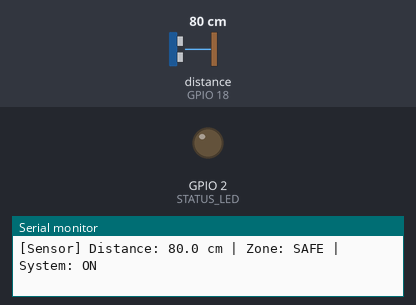
Bench run of a sketch on a simulated ESP32. Shown: output pins drawn as LEDs (lit = HIGH), the last lines printed to the serial monitor. Wiring (inferred from the names in the program): ultrasonic range finder: trigger GPIO 5; echo GPIO 18. The inputs (shaded band) are chosen by the test bench; at power-on: distance to the obstacle (sensor on GPIO 18) 80 cm. The echo pulse lasts 58.3 µs per cm; WiFi joins after 1.5 s; servers stay silent unless stated; uploads are accepted with an empty reply; pins used as bus, display or sensor lines are not drawn.

Above: at 1.3 s.
1.4 s: distance to the obstacle (sensor on GPIO 18) set to 2 cm
3.9 s: distance to the obstacle (sensor on GPIO 18) set to 35 cm
At 7.8 s:
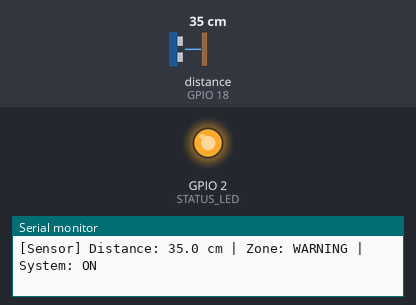
Timing chart, 0 to 9.3 s (numbered marks = the images above; inputs shaded):
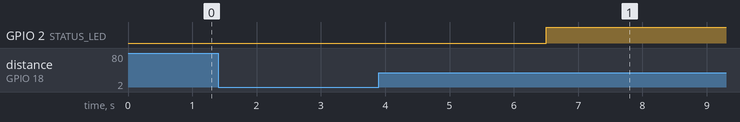

The sketch:

proximity_sensor.ino
```cpp
/**
 * IoT Proximity-Based Screen Safety System
 * ESP32 Firmware — proximity_sensor.ino
 *
 * Hardware:
 *   - ESP32 Dev Module (any variant)
 *   - HC-SR04 Ultrasonic Sensor
 *     TRIG → GPIO 5
 *     ECHO → GPIO 18
 *     VCC  → 5V (or 3.3V with voltage divider on ECHO)
 *     GND  → GND
 *   - Built-in LED (GPIO 2) for status indication
 *
 * Dependencies (Arduino Library Manager):
 *   - WiFi (built-in ESP32 core)
 *   - HTTPClient (built-in ESP32 core)
 *   - ArduinoJson >= 6.x
 */

#include <WiFi.h>
#include <HTTPClient.h>
#include <ArduinoJson.h>

// ─── USER CONFIGURATION ────────────────────────────────────────────────────
const char* WIFI_SSID     = "YOUR_WIFI_SSID";       // ← change this
const char* WIFI_PASSWORD = "YOUR_WIFI_PASSWORD";   // ← change this
const char* SERVER_IP     = "192.168.1.100";         // ← laptop IP on same Wi-Fi
const int   SERVER_PORT   = 5000;

// Sensor GPIO pins
const int TRIG_PIN = 5;
const int ECHO_PIN = 18;
const int STATUS_LED = 2;

// Distance thresholds (cm)
const float PROXIMITY_CLOSE   = 25.0;   // Trigger brightness reduction
const float PROXIMITY_WARNING = 50.0;   // Human presence zone
const float PROXIMITY_MAX     = 200.0;  // Ignore readings beyond this (noise filter)
const float PROXIMITY_MIN     = 2.0;    // Ignore readings below this (sensor blind zone)

// Timing
const unsigned long SEND_INTERVAL_MS   = 200;    // Send data every 200ms
const unsigned long STATUS_POLL_MS     = 2000;   // Poll server ON/OFF status
const unsigned long WIFI_RETRY_MS      = 5000;   // Wi-Fi reconnect interval
const unsigned long SENSOR_TIMEOUT_US  = 30000;  // pulseIn timeout (30ms)

// ─── GLOBAL STATE ──────────────────────────────────────────────────────────
bool systemEnabled        = true;
unsigned long lastSendTime  = 0;
unsigned long lastStatusPoll = 0;
unsigned long lastWifiRetry  = 0;

// Rolling median filter for noise reduction
const int MEDIAN_WINDOW = 5;
float distanceBuffer[MEDIAN_WINDOW];
int   bufferIndex = 0;
bool  bufferFull  = false;

// ─── UTILITY: Median filter ────────────────────────────────────────────────
float getMedian(float* arr, int n) {
  float sorted[MEDIAN_WINDOW];
  memcpy(sorted, arr, n * sizeof(float));
  // Bubble sort (small array — acceptable)
  for (int i = 0; i < n - 1; i++)
    for (int j = 0; j < n - i - 1; j++)
      if (sorted[j] > sorted[j + 1]) {
        float t = sorted[j]; sorted[j] = sorted[j + 1]; sorted[j + 1] = t;
      }
  return sorted[n / 2];
}

// ─── SENSOR: Read raw distance (cm) ────────────────────────────────────────
float readRawDistance() {
  // Ensure TRIG is LOW before pulse
  digitalWrite(TRIG_PIN, LOW);
  delayMicroseconds(2);

  // Send 10µs HIGH pulse
  digitalWrite(TRIG_PIN, HIGH);
  delayMicroseconds(10);
  digitalWrite(TRIG_PIN, LOW);

  // Measure ECHO pulse duration
  long duration = pulseIn(ECHO_PIN, HIGH, SENSOR_TIMEOUT_US);

  if (duration == 0) return -1.0;  // Timeout — no echo received

  // Speed of sound: 343 m/s → 0.0343 cm/µs, divide by 2 for round-trip
  return (duration * 0.0343f) / 2.0f;
}

// ─── SENSOR: Read filtered distance ────────────────────────────────────────
float readFilteredDistance() {
  float raw = readRawDistance();

  // Reject invalid readings
  if (raw < PROXIMITY_MIN || raw > PROXIMITY_MAX) return -1.0;

  // Add to rolling buffer
  distanceBuffer[bufferIndex] = raw;
  bufferIndex = (bufferIndex + 1) % MEDIAN_WINDOW;
  if (bufferIndex == 0) bufferFull = true;

  int n = bufferFull ? MEDIAN_WINDOW : bufferIndex;
  if (n < 1) return raw;

  return getMedian(distanceBuffer, n);
}

// ─── NETWORK: Send proximity data to Flask ─────────────────────────────────
void sendProximityData(float distance) {
  if (WiFi.status() != WL_CONNECTED) return;

  HTTPClient http;
  String url = "http://" + String(SERVER_IP) + ":" + String(SERVER_PORT) + "/api/proximity";

  http.begin(url);
  http.addHeader("Content-Type", "application/json");
  http.setTimeout(500);  // 500ms timeout — don't block the loop

  // Build JSON payload
  StaticJsonDocument<128> doc;
  doc["distance_cm"]  = distance;
  doc["timestamp_ms"] = millis();
  doc["device_id"]    = WiFi.macAddress();
  doc["zone"] = (distance < 0)           ? "no_object" :
                (distance <= PROXIMITY_CLOSE)   ? "danger" :
                (distance <= PROXIMITY_WARNING) ? "warning" : "safe";

  String payload;
  serializeJson(doc, payload);

  int httpCode = http.POST(payload);

  if (httpCode == 200) {
    // Parse response for any commands from server
    String response = http.getString();
    StaticJsonDocument<64> resp;
    if (!deserializeJson(resp, response)) {
      if (resp.containsKey("system_enabled")) {
        systemEnabled = resp["system_enabled"].as<bool>();
      }
    }
  }

  http.end();
}

// ─── NETWORK: Poll server for ON/OFF status ────────────────────────────────
void pollSystemStatus() {
  if (WiFi.status() != WL_CONNECTED) return;

  HTTPClient http;
  String url = "http://" + String(SERVER_IP) + ":" + String(SERVER_PORT) + "/api/status";

  http.begin(url);
  http.setTimeout(1000);

  int httpCode = http.GET();

  if (httpCode == 200) {
    String response = http.getString();
    StaticJsonDocument<128> doc;
    if (!deserializeJson(doc, response)) {
      systemEnabled = doc["system_enabled"] | true;
    }
  }

  http.end();
}

// ─── Wi-Fi: Connect / Reconnect ────────────────────────────────────────────
void ensureWiFiConnected() {
  if (WiFi.status() == WL_CONNECTED) return;

  unsigned long now = millis();
  if (now - lastWifiRetry < WIFI_RETRY_MS) return;
  lastWifiRetry = now;

  Serial.println("[WiFi] Connecting to " + String(WIFI_SSID));
  WiFi.begin(WIFI_SSID, WIFI_PASSWORD);

  // Wait up to 10 seconds
  int attempts = 0;
  while (WiFi.status() != WL_CONNECTED && attempts < 20) {
    delay(500);
    Serial.print(".");
    attempts++;
  }

  if (WiFi.status() == WL_CONNECTED) {
    Serial.println("\n[WiFi] Connected! IP: " + WiFi.localIP().toString());
    digitalWrite(STATUS_LED, HIGH);
  } else {
    Serial.println("\n[WiFi] Failed — will retry");
    digitalWrite(STATUS_LED, LOW);
  }
}

// ─── SETUP ─────────────────────────────────────────────────────────────────
void setup() {
  Serial.begin(115200);
  delay(100);

  Serial.println("\n========================================");
  Serial.println(" IoT Screen Safety System — ESP32 Node");
  Serial.println("========================================");

  // GPIO setup
  pinMode(TRIG_PIN, OUTPUT);
  pinMode(ECHO_PIN, INPUT);
  pinMode(STATUS_LED, OUTPUT);

  // Initialize median buffer
  memset(distanceBuffer, 0, sizeof(distanceBuffer));

  // Wi-Fi
  WiFi.mode(WIFI_STA);
  WiFi.setAutoReconnect(true);
  ensureWiFiConnected();

  Serial.println("[System] Ready. Thresholds: CLOSE=" + String(PROXIMITY_CLOSE) +
                 "cm, WARNING=" + String(PROXIMITY_WARNING) + "cm");
}

// ─── MAIN LOOP ─────────────────────────────────────────────────────────────
void loop() {
  unsigned long now = millis();

  // 1. Ensure Wi-Fi connection
  ensureWiFiConnected();

  // 2. Read and transmit sensor data at defined interval
  if (now - lastSendTime >= SEND_INTERVAL_MS) {
    lastSendTime = now;

    float distance = readFilteredDistance();

    // Serial monitor output for debugging
    if (distance < 0) {
      Serial.println("[Sensor] No object detected / timeout");
    } else {
      Serial.printf("[Sensor] Distance: %.1f cm | Zone: %s | System: %s\n",
        distance,
        (distance <= PROXIMITY_CLOSE)   ? "DANGER" :
        (distance <= PROXIMITY_WARNING) ? "WARNING" : "SAFE",
        systemEnabled ? "ON" : "OFF"
      );
    }

    // Only transmit if system is enabled
    if (systemEnabled) {
      sendProximityData(distance);
    }
  }

  // 3. Poll server status periodically
  if (now - lastStatusPoll >= STATUS_POLL_MS) {
    lastStatusPoll = now;
    pollSystemStatus();
  }

  // Small yield to prevent watchdog resets
  yield();
}
```
